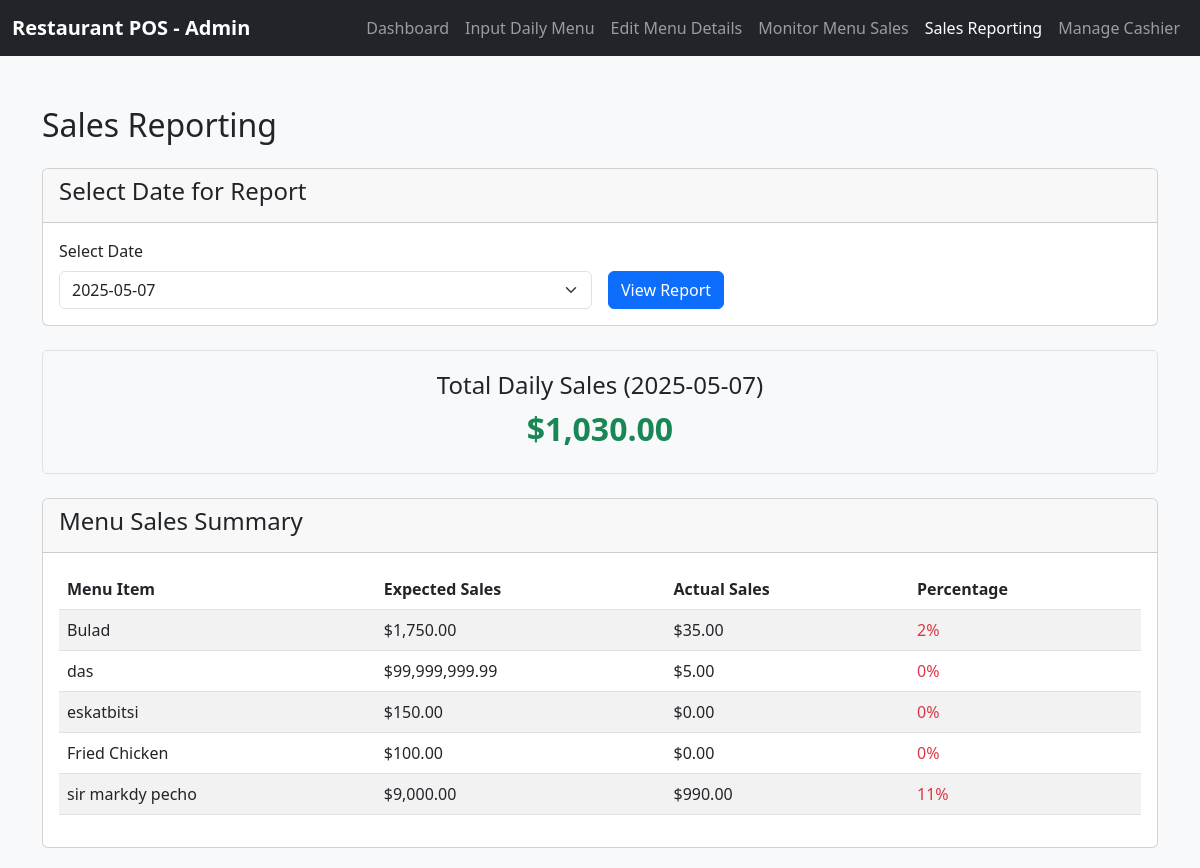
The app's page /admin/MenuManagement/sales-reporting.php?date=2025-05-07 with its own data.
### tables this page shows
CREATE TABLE `menu_items` (
  `id` int(11) NOT NULL,
  `menu_name` varchar(255) NOT NULL,
  `approximate_cost` decimal(10,2) NOT NULL,
  `number_of_servings` int(11) NOT NULL,
  `price_per_serve` decimal(10,2) NOT NULL,
  `expected_sales` decimal(10,2) NOT NULL,
  `servings_sold` int(11) DEFAULT 0,
  `date_added` date NOT NULL
);

### admin/MenuManagement/sales-reporting.php (the view, shortened to what this page needs)
<!DOCTYPE html>
<html lang="en">
<head>
  <link rel="stylesheet" href="https://cdn.jsdelivr.net/npm/bootstrap@5.3.0/dist/css/bootstrap.min.css">
</head>
<body>
  <nav class="navbar navbar-expand-lg navbar-dark bg-dark">
    <div class="container-fluid">
      <a class="navbar-brand" href="#">Restaurant POS - Admin</a>
      <div class="collapse navbar-collapse" id="adminNavbar">
        <ul class="navbar-nav ms-auto">
          <li class="nav-item">
            <a class="nav-link" href="../index.php">Dashboard</a>
          </li>
          <li class="nav-item">
            <a class="nav-link" href="input-daily-menu.php">Input Daily Menu</a>
          </li>
          <li class="nav-item">
            <a class="nav-link" href="edit-menu-details.php">Edit Menu Details</a>
          </li>
          <li class="nav-item">
            <a class="nav-link" href="monitor-menu-sales.php">Monitor Menu Sales</a>
          </li>
          <li class="nav-item">
            <a class="nav-link active" href="sales-reporting.php">Sales Reporting</a>
          </li>
          <li class="nav-item">
            <a class="nav-link" href="manage-cashier.php">Manage Cashier</a>
          </li>
        </ul>
      </div>
    </div>
  </nav>
  <div class="container">
    <h2 class="mb-4">Sales Reporting</h2>
    <?php
    include '../../connection.php';
    $selected_date = isset($_GET['date']) ? $_GET['date'] : date('Y-m-d');
    $sql = "SELECT * FROM menu_items WHERE date_added = '$selected_date' ORDER BY menu_name";
    $menu_items = mysqli_query($conn, $sql);
    $sql = "SELECT SUM(servings_sold * price_per_serve) as total_sales
            FROM menu_items
            WHERE date_added = '$selected_date'";
    $total_result = mysqli_query($conn, $sql);
    $total_row = mysqli_fetch_assoc($total_result);
    $total_daily_sales = $total_row['total_sales'] ?: 0;
    $sql = "SELECT DISTINCT date_added FROM menu_items ORDER BY date_added DESC";
    $dates_result = mysqli_query($conn, $sql);
    ?>
    <div class="card mb-4">
      <div class="card-header">
        <h4>Select Date for Report</h4>
      </div>
      <div class="card-body">
        <form method="get" action="<?php echo htmlspecialchars($_SERVER["PHP_SELF"]); ?>" class="row g-3 align-items-end">
          <div class="col-md-6">
            <label for="date" class="form-label">Select Date</label>
            <select name="date" id="date" class="form-select" onchange="this.form.submit()">
              <?php
              while($date_row = mysqli_fetch_assoc($dates_result)) {
                  $selected = ($date_row['date_added'] == $selected_date) ? 'selected' : '';
                  echo '<option value="' . $date_row['date_added'] . '" ' . $selected . '>' .
                        $date_row['date_added'] . '</option>';
              }
              ?>
            </select>
          </div>
          <div class="col-md-2">
            <button type="submit" class="btn btn-primary">View Report</button>
          </div>
        </form>
      </div>
    </div>
    <div class="row mb-4">
      <div class="col-md-12">
        <div class="total-box">
          <h3>Total Daily Sales (<?php echo $selected_date; ?>)</h3>
          <div class="total-amount">$<?php echo number_format($total_daily_sales, 2); ?></div>
        </div>
      </div>
    </div>
    <div class="row">
      <div class="col-lg-12">
        <div class="card">
          <div class="card-header">
            <h4>Menu Sales Summary</h4>
          </div>
          <div class="card-body">
            <div class="table-responsive">
              <table class="table table-striped">
                <thead>
                  <tr>
                    <th>Menu Item</th>
                    <th>Expected Sales</th>
                    <th>Actual Sales</th>
                    <th>Percentage</th>
                  </tr>
                </thead>
                <tbody>
                  <?php
                  if (mysqli_num_rows($menu_items) > 0) {
                      mysqli_data_seek($menu_items, 0);
                      while($item = mysqli_fetch_assoc($menu_items)) {
                          $actual_sale = $item['servings_sold'] * $item['price_per_serve'];
                          $expected_sale = $item['expected_sales'];
                          $performance = ($expected_sale > 0) ? ($actual_sale / $expected_sale) * 100 : 0;
                          $performance_class = 'text-danger';
                          echo '<tr>
                                  <td>' . $item['menu_name'] . '</td>
                                  <td>$' . number_format($expected_sale, 2) . '</td>
                                  <td>$' . number_format($actual_sale, 2) . '</td>
                                  <td class="' . $performance_class . '">' . round($performance) . '%</td>
                                </tr>';
                      }
                  } else {
                      echo '<tr><td colspan="4" class="text-center">No menu items found for this date</td></tr>';
                  }
                  ?>
                </tbody>
              </table>
            </div>
          </div>
        </div>
      </div>
    </div>
  </div>
</body>
</html>

### admin/MenuManagement/sales-reporting.php (style rules this page uses)
body { background-color: #f8f9fa; }
.nav-link { font-weight: 500; }
.navbar-brand { font-weight: bold; }
.container { margin-top: 50px; }
.card { margin-bottom: 20px; }
.total-box { background-color: #f8f9fa; padding: 20px; border-radius: 5px; text-align: center; border: 1px solid #dee2e6; }
.total-box h3 { margin-bottom: 5px; font-size: 1.5rem; }
.total-box .total-amount { font-size: 2rem; font-weight: bold; color: #198754; }

### records on screen
menu_items: menu_name "Bulad", expected_sales "1,750.00", price_per_serve "35.00", performance "2"
menu_items: menu_name "das", expected_sales "99,999,999.99", price_per_serve "5.00", performance "0"
menu_items: menu_name "eskatbitsi", expected_sales "150.00", actual_sale "0.00", servings_sold "0"
menu_items: menu_name "Fried Chicken", expected_sales "100.00", actual_sale "0.00", servings_sold "0"
menu_items: menu_name "sir markdy pecho", expected_sales "9,000.00", actual_sale "990.00", servings_sold "11"

### other values on screen
$selected_date "2025-05-07"
$total_daily_sales "1,030.00"
form field date "2025-05-07"
